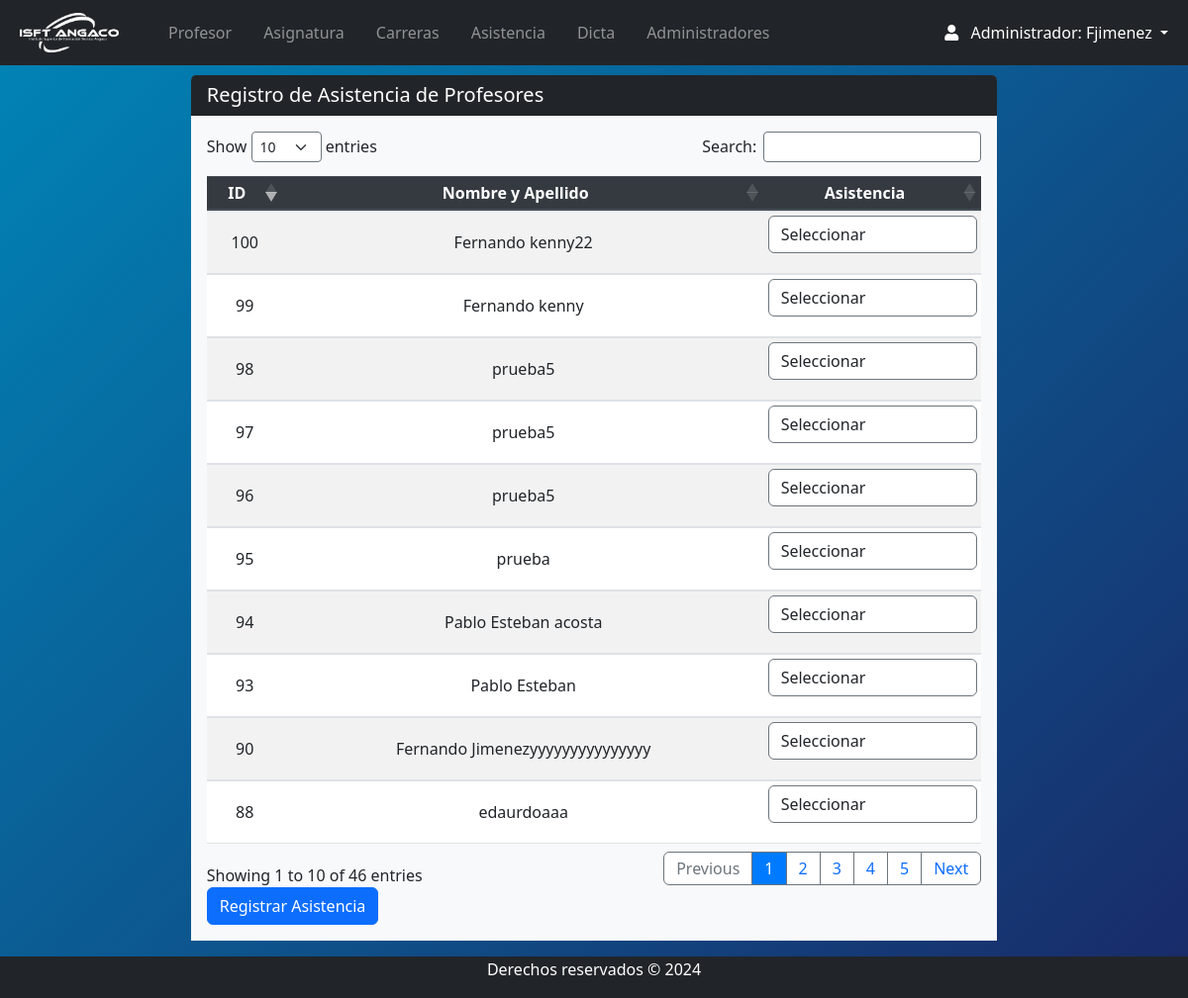
Page /Views/admin/asistencia_crea.php (signed in) on the earlier database version.
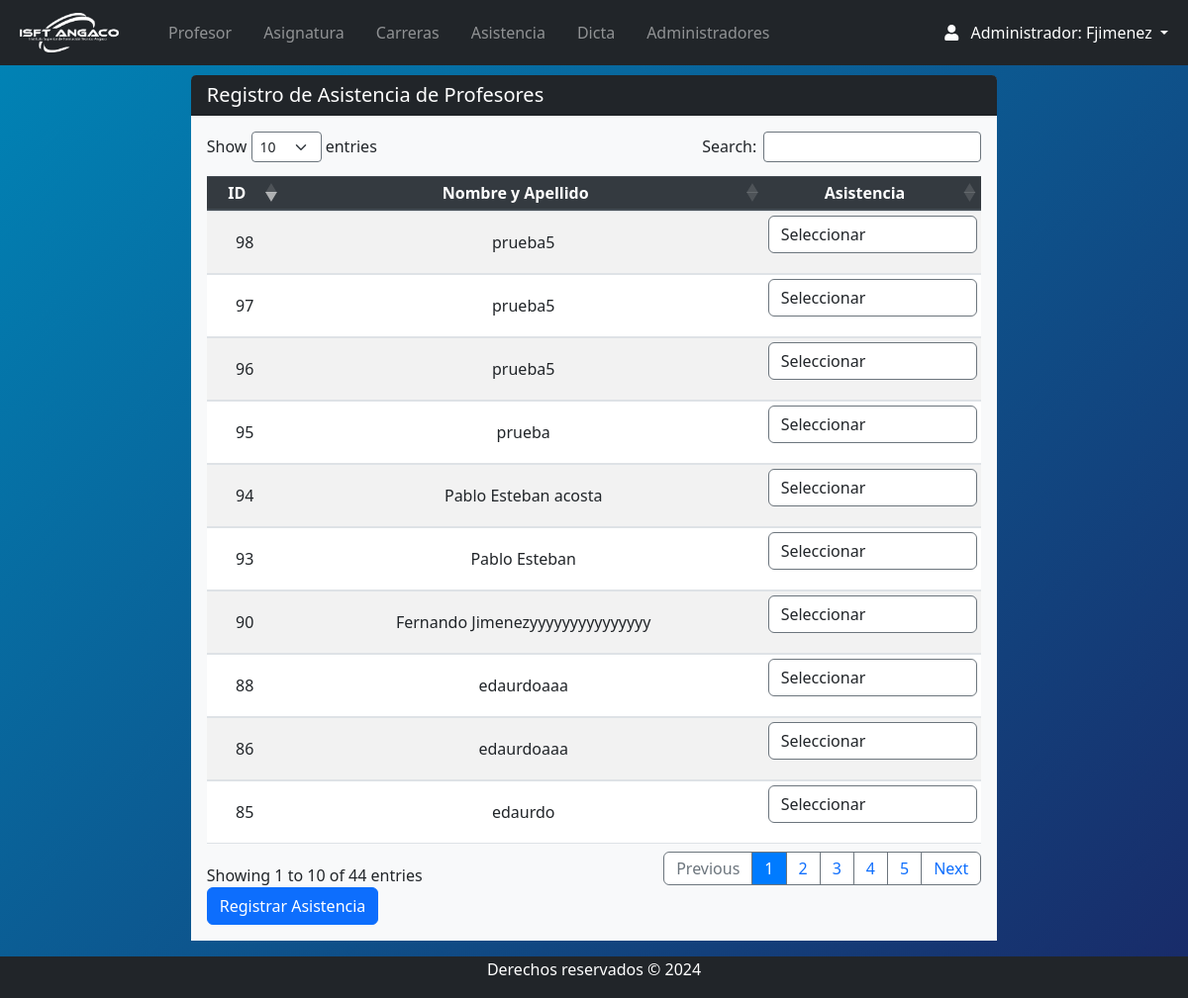
Same page on the later database version.
### tables this page shows
CREATE TABLE `profesores` (
  `id` int(11) NOT NULL,
  `nombreyapellido` varchar(255) NOT NULL,
  `dni` varchar(255) NOT NULL,
  `domicilio` varchar(255) NOT NULL,
  `telefono` varchar(255) NOT NULL,
  `email` varchar(255) NOT NULL,
  `foto` varchar(255) NOT NULL,
  `cv` varchar(255) NOT NULL,
  `fechadeingreso` date NOT NULL,
  `fechadebaja` date DEFAULT NULL
);

### Views/admin/asistencia_crea.php (the view, shortened to what this page needs)
<?php
require 'navbar.php';
include('../../conn/connection.php');
?>
<div class="container mt-3">
    <div class="col d-flex align-items-center justify-content-center">
        <div class="card rounded-2 border-0 w-75 ">
        <h5 class="card-header bg-dark text-white">Registro de Asistencia de Profesores</h5>
        <div class="card-body bg-light">
            <form action="" method="post" enctype="multipart/form-data">
            <div class="table-responsive">
                <table id="example" class="table table-striped table-sm">
                    <thead class="thead-dark">
                        <tr>
                            <th>ID</th>
                            <th>Nombre y Apellido</th>
                            <th>Asistencia</th>
                        </tr>
                    </thead>
                    <tbody>
                        <?php
                        $sql = "SELECT id, nombreyapellido FROM profesores";
                        $stmt = $db->query($sql);
                        if ($stmt->rowCount() > 0) {
                            while ($row = $stmt->fetch(PDO::FETCH_ASSOC)) {
                                echo "<tr>";
                                echo "<td>" . htmlspecialchars($row['id']) . "</td>";
                                echo "<td>" . htmlspecialchars($row['nombreyapellido']) . "</td>";
                                echo "<td>";
                                echo "<div class='form-group'>";
                                echo "<select class='form-control' name='asistencia[" . htmlspecialchars($row['id']) . "]'>";
                                echo "<option value=''>Seleccionar</option>";
                                echo "</select>";
                                echo "</div>";
                                echo "</td>";
                                echo "</tr>";
                            }
                        } else {
                            echo "<tr><td colspan='3' class='text-center'>No hay profesores registrados</td></tr>";
                        }
                        ?>
                    </tbody>
                </table>
            </div>
            <button type="submit" class="btn btn-primary">Registrar Asistencia</button>
        </form>
    </div>
    </div>
    </div>
</div>
<?php require 'footer.php'; ?>

### Views/admin/navbar.php (shortened to what this page needs)
<!DOCTYPE html>
<html lang="es">
<head>
  <link rel="stylesheet" href="https://use.fontawesome.com/releases/v5.8.2/css/all.css">
  <link rel="stylesheet" href="../../css/style.css">
  <link href="https://cdn.jsdelivr.net/npm/bootstrap@5.3.2/dist/css/bootstrap.min.css" rel="stylesheet">
  <link rel="stylesheet" href="https://maxcdn.bootstrapcdn.com/bootstrap/4.5.2/css/bootstrap.min.css">
  <link rel="stylesheet" href="https://cdnjs.cloudflare.com/ajax/libs/twitter-bootstrap/5.3.0/css/bootstrap.min.css">
  <link rel="stylesheet" href="https://cdn.datatables.net/1.13.7/css/dataTables.bootstrap5.min.css">
  <link rel="stylesheet" type="text/css" href="https://cdn.datatables.net/1.13.1/css/dataTables.bootstrap5.min.css" />
  <link rel="stylesheet" type="text/css" href="https://cdn.datatables.net/buttons/2.3.3/css/buttons.bootstrap5.min.css" />
  <link rel="stylesheet" href="https://cdn.jsdelivr.net/npm/bootstrap@5.3.0-alpha1/dist/css/bootstrap.min.css" />
  <link rel="stylesheet" href="https://cdnjs.cloudflare.com/ajax/libs/font-awesome/6.2.1/css/all.min.css" />
  <link rel="stylesheet" href="https://cdnjs.cloudflare.com/ajax/libs/font-awesome/5.15.4/css/all.min.css">
</head>
<body>
  <div style="height:60px">
    <nav class="navbar navbar-expand-lg navbar-dark bg-dark fixed-top">
      <div class="container-fluid ml-2 ">
        <a href="index.php" class="navbar-brand mb-0 pr-3 ">
          <img class="d-line-block align-top " src="../../img/LOGO3.png" width="100px" style="margin-right:10px">
        </a>
        <div class="collapse navbar-collapse d-flex" id="navbarNav">
          <ul class="navbar-nav mr-auto flex-grow-1 bd-highlight">
            <div class="collapse navbar-collapse " id="navbarNav">
              <ul class="navbar-nav mr-auto ">
            <li class="nav-item  pr-3">
              <a class="nav-link " href="profe_index.php">Profesor </a>
            </li>
            <li class="nav-item  pr-3">
              <a class="nav-link " href="materia_index.php">Asignatura </a>
            </li>
            <li class="nav-item  pr-3">
              <a class="nav-link " href="carrera_index.php">Carreras</a>
            </li>
             <li class="nav-item  pr-3">
              <a class="nav-link " href="asistencia_index.php">Asistencia</a>
            </li>
            <li class="nav-item  pr-3">
              <a class="nav-link" href="dicta_index.php">Dicta</a>
            </li>
            <li class="nav-item  pr-3">
              <a class="nav-link" href="admin_index.php">Administradores</a>
            </li>
          </ul>
          <form class="form-inline d-flex justify-content-end">
            <div class="collapse navbar-collapse" id="navbarNav">
              <ul class="navbar-nav">
                <li class="nav-item dropdown">
                  <a class="nav-link dropdown-toggle active" href="#" role="button" data-bs-toggle="dropdown" aria-expanded="false">
                    <i class="fas fa-user pr-2"></i>
                    Administrador:
                    <?php if (isset($_SESSION['nombre']) ) : ?>
                    <?php echo $_SESSION['nombre'] ; ?>
                    <?php endif; ?>
                    </a>
              </li>
            </div>
            </ul>
        </div>
      </div>
    </nav>
  </div>

### Views/admin/footer.php (shortened to what this page needs)
        <br/><br/>
        <footer class="text-white bg-dark">
                <p>Derechos reservados &copy; 2024</p>
        </footer>
    </body>
</html>

### css/style.css (style rules this page uses)
body { position: relative; padding-bottom: 10px; min-height: 100vh; }
select { border-style: solid !important; border-color: #6c757d !important; border-width: 1px !important; }
th, td { text-align: center !important; vertical-align: middle !important; }

### Views/admin/navbar.php (style rules this page uses)
body { background: linear-gradient(135deg,#0085b7, #192a68); }

### Views/admin/footer.php (style rules this page uses)
footer { background: #1b1e21; width: 100%; padding: 1px; position: absolute; bottom:0; }
footer p { text-align: center; }

Differences in the rows shown:
removed profesores: id "99", nombreyapellido "Fernando kenny"
removed profesores: id "100", nombreyapellido "Fernando kenny22"
now on this page (row unchanged): profesores: id "85", nombreyapellido "edaurdo"
now on this page (row unchanged): profesores: id "86", nombreyapellido "edaurdoaaa"
Other differences:
text written by a page script: "Show entries Search: Showing 1 to 10 of 46 entries Previous 1 2 3 4 5 Next" → "Show entries Search: Showing 1 to 10 of 44 entries Previous 1 2 3 4 5 Next"
